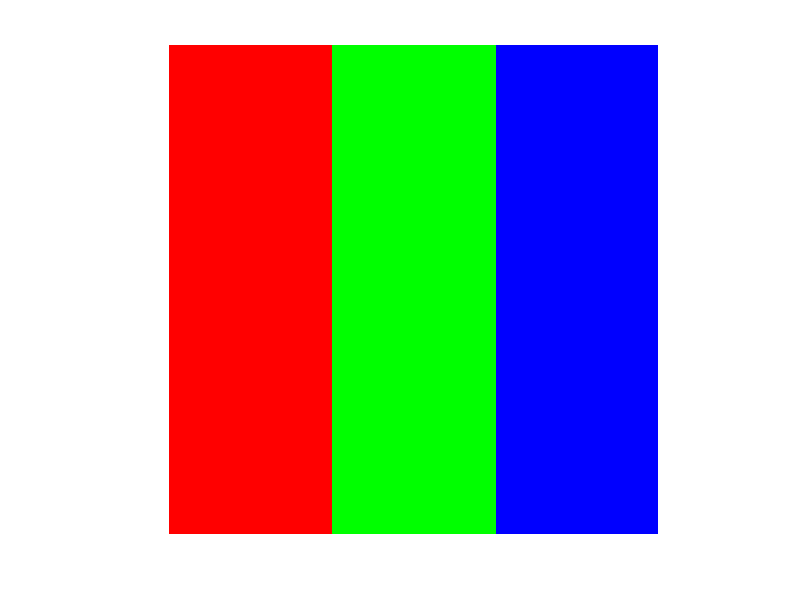
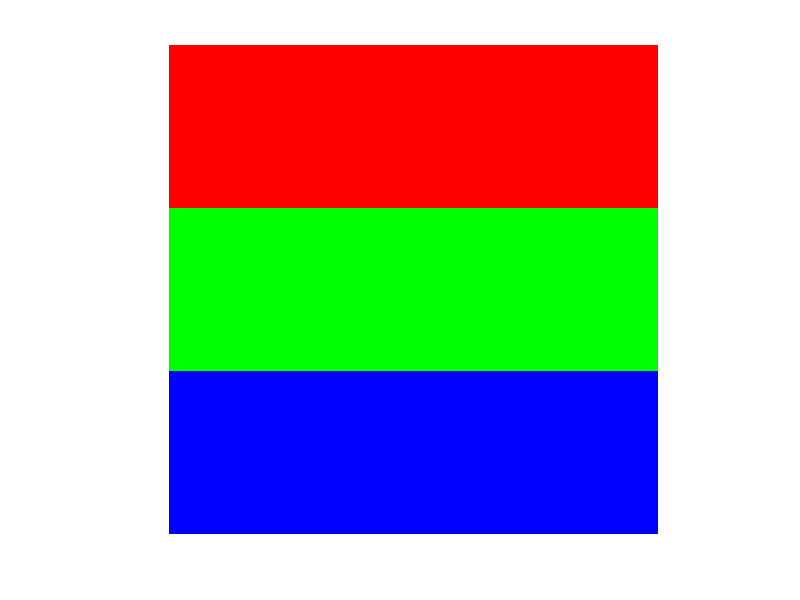

Source code (MATLAB) for these figures, in order:
clc;
clear all;
mycolorarray = zeros(100, 180, 3);
mycolorarray(1:180, :, :) = 0;
% 1-60 width, turn red
mycolorarray(1:180, 1:60, 1) = 255;
% 61-120 width, turn green
mycolorarray(1:180, 61:120, 2) = 255;
% 121-180 width, turn blue
mycolorarray(1:180, 121:180, 3) = 255;
figure(1), imshow(mycolorarray);    

mycolorarray(:, 1:180, :) = 0;
% 1-60 width, turn red
mycolorarray(1:60, 1:180, 1) = 255;
% 61-120 width, turn green
mycolorarray(61:120, 1:180, 2) = 255;
% 121-180 width, turn blue
mycolorarray(121:180, 1:180, 3) = 255;
figure(2), imshow(mycolorarray);    

